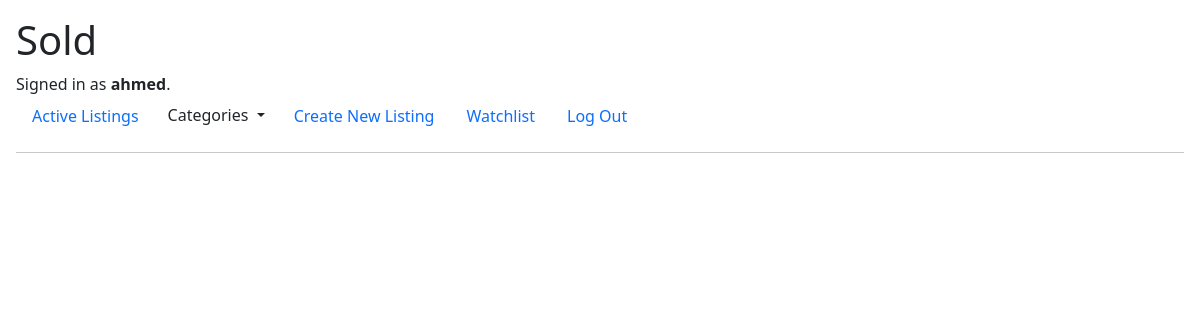
The page /watchlist (signed in) on the database as committed earlier.
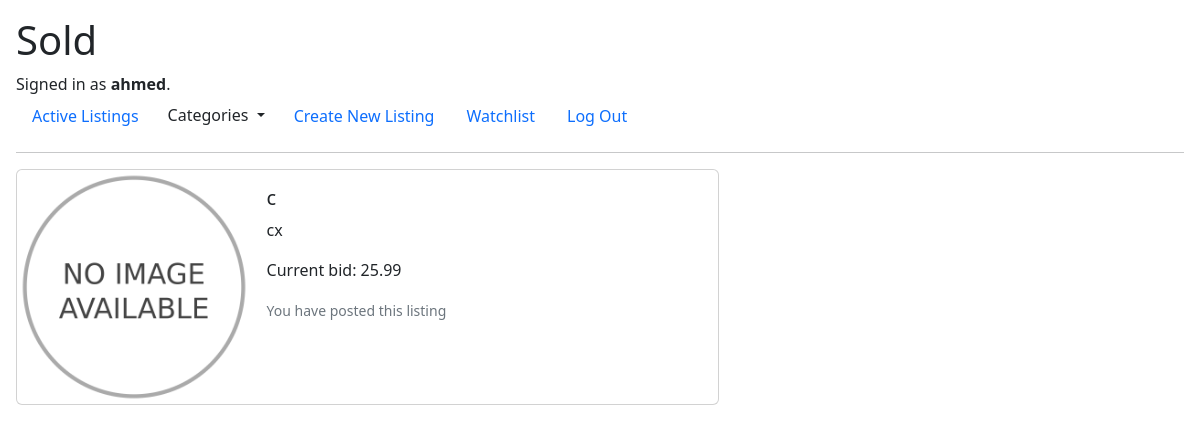
The same page on the database as committed later.
### auctions/models.py (models this page shows)
class Bid(models.Model):
    Bid = models.DecimalField(decimal_places=2, max_digits=19, null='False')
    user_bid = models.ForeignKey(User, on_delete=models.CASCADE, related_name="bid_made_by")
    listing = models.ForeignKey(Auction, on_delete=models.CASCADE, related_name="bid_listing")

class Auction(models.Model):
    Categories = [('Toys', 'Toys'), ('Home', 'Home'), ('Fashion','Fashion'), ('Electronics', 'Electronics'), ('Automotive', 'Automotive'), ('Other','Other')]
    Categories.sort(key=itemgetter(1))
    title = models.CharField(max_length=64)
    img = models.ImageField(upload_to='uploads/', default="uploads/No_image_available.svg.png")
    discription = models.CharField(max_length=200, null="False")
    price = models.DecimalField(max_digits=19,decimal_places=2, null="False", validators=[MinValueValidator(limit_value=1)])
    user_post = models.ForeignKey(User, on_delete=models.CASCADE,related_name="user", default="1")
    category = models.CharField(max_length=20, blank=True, null=True, choices=Categories)
    active = models.BooleanField(default=True)

### auctions/views.py (the view)
# urls.py: path("watchlist", views.watchlist, name="watchlist"),
@login_required(login_url="login")
def watchlist(request):
    if request.method == "GET":
        user = User.objects.get(pk=request.user.id)
        watchlist = user.user_watch.all()
        bid = []
        for listings in watchlist:
            bid.append(Bid.objects.get(listing=listings.auctions))
        return render(request, 'auctions/watchlist.html', {'watchlist': bid})

### auctions/templates/auctions/watchlist.html (shortened to what this page needs)
{% extends "auctions/layout.html" %}
{% block body %}
{% for listings in watchlist %}
<a href="{% url 'listing' listings.listing.id %}" class="card mb-3" style="max-width: 60%; height: fit-content;">
    <div class="row g-0">
      <div class="col-md-4">
        <img src="{{listings.listing.img.url}}" class="img-fluid rounded-start" alt="...">
      </div>
      <div class="col-md-8">
        <div class="card-body">
          <h5 class="card-title">{{listings.listing.title}}</h5>
          <p class="card-text">{{listings.listing.discription}}</p>
          <p class="card-text">Current bid: {{listings.Bid}}</p>
          {% if request.user == listings.listing.user_post %}
          <p class="card-text"><small class="text-muted">You have posted this listing</small></p>
          {% endif %}
        </div>
        </div>
        </div>
        </a>
    {% endfor %}
{% endblock %}

Rows that differ between the two databases and show on the page:
added Bid: listing.img (placeholder picture), listing "c", listing.discription "cx", Bid "25.99", shows "You have posted this listing"
